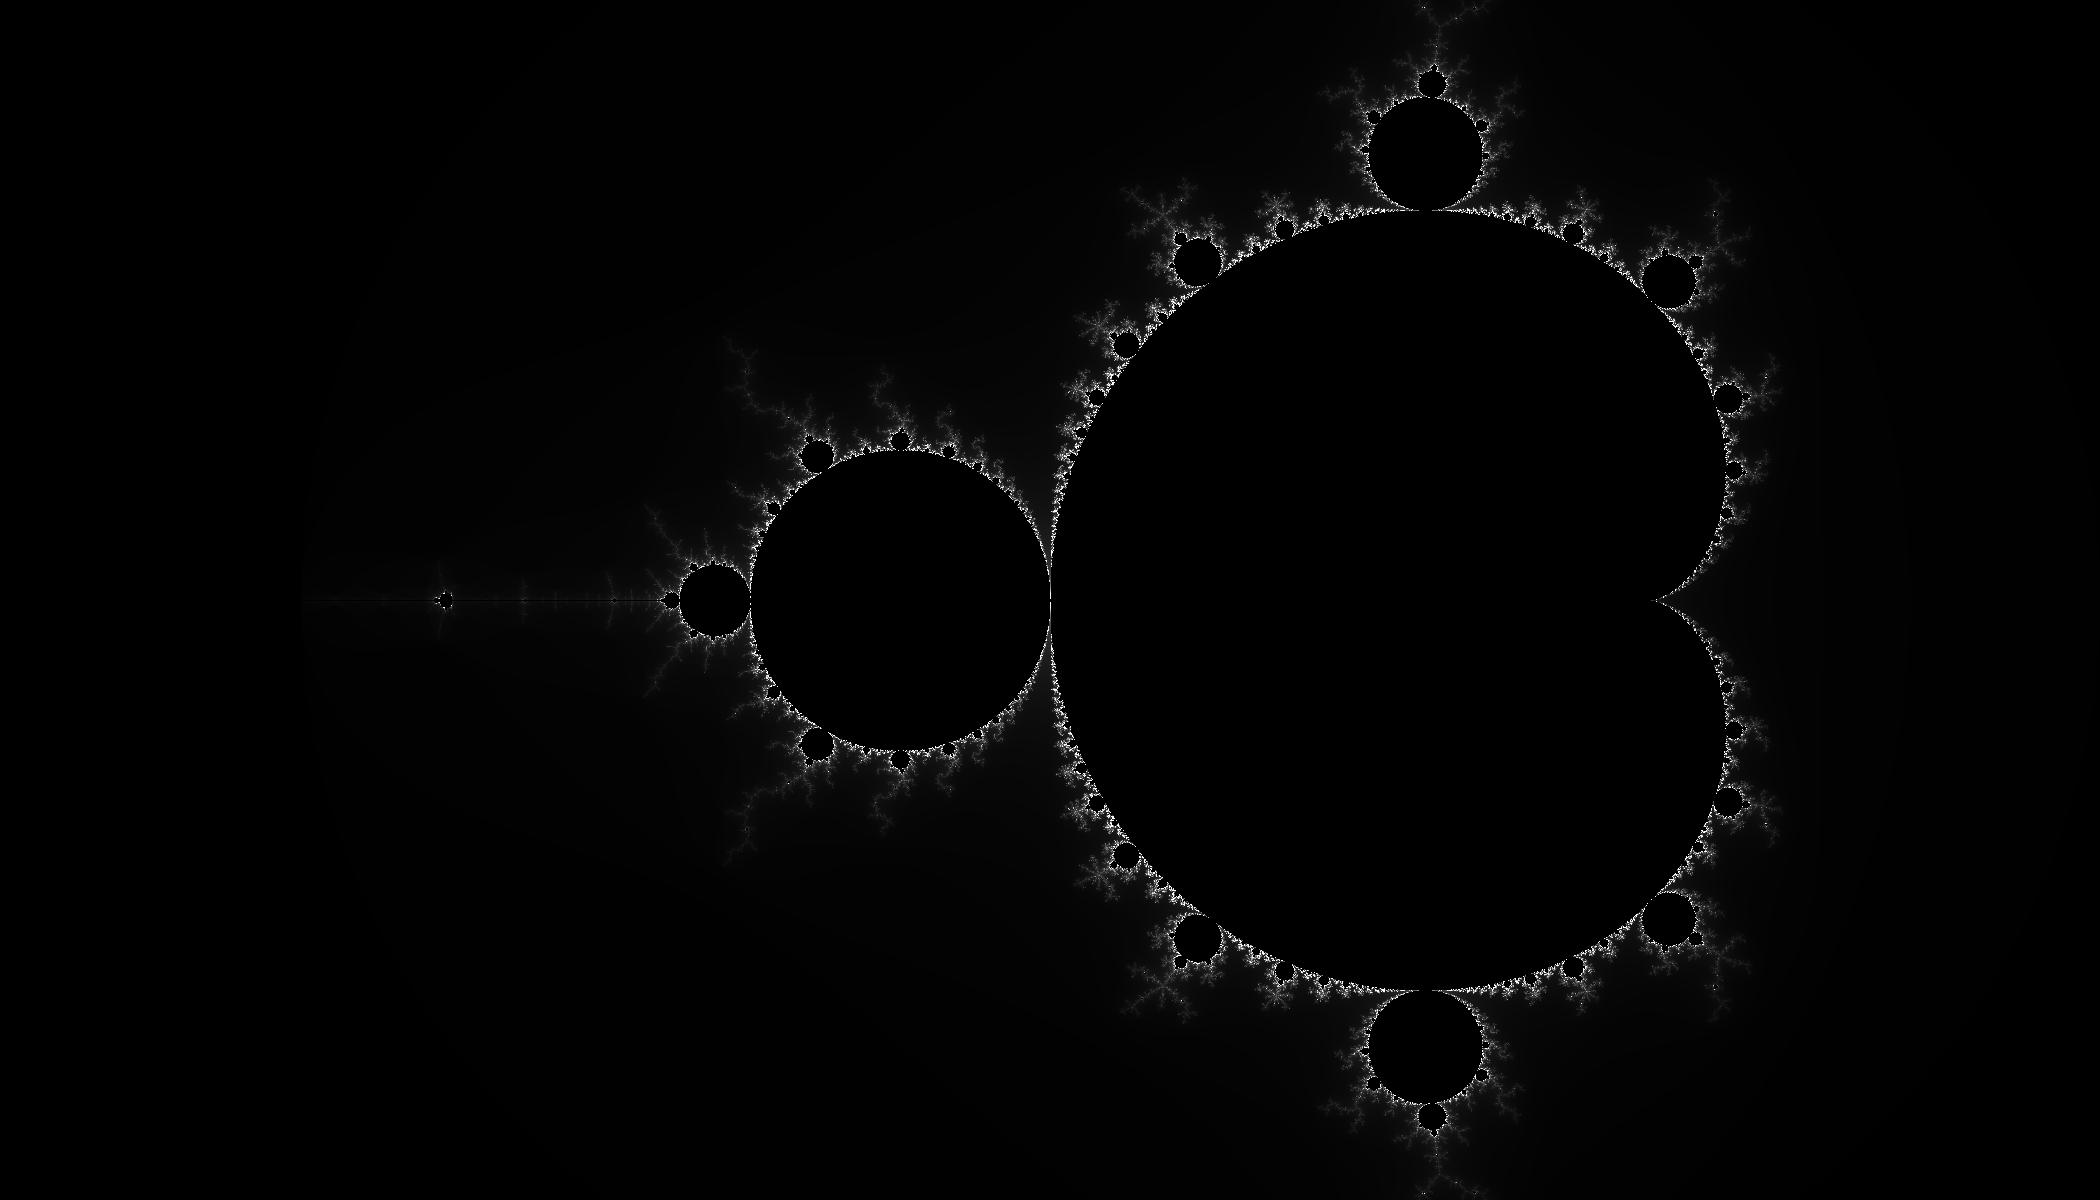

Here is the Python script that generated this plot:
"""The Mandelbrot set is is the set of complex numbers c for witch
the sequence z_0 = c, z_(n+1) = (z_n)**2 + c does not diverge. This
program will generate an image of the Mandelbrot set, deciding if
each pixel belongs or not testing if in the first 1000 iterations it
diverges.
"""
import Image

# Setting image size
width = 2100
height = 1200

# Setting the interval to be covered by the image
x_inf = -2.5
x_sup = 1.0
y_inf = -1.0
y_sup = 1.0

# Where should the image file be saved
path = "./mandelbrot.png"


def mandelbrot(x0, y0):
    """Testing if a point belongs to the set"""
    cont = 0
    x = x0
    y = y0

    while cont < 1000:
        x, y = x*x - y*y + x0, 2*x*y + y0
        if x*x + y*y > 4:
            break
        cont += 1

    return cont


def scale(interval, n, ini, fin):
    """Assign values to pixels in a scale"""
    return n*(fin - ini)/interval + ini

# Generating a blank file and getting access to each pixel
mandel = Image.new('RGB', (width, height), "white")
mapa = mandel.load()

# Colouring each pixel
for i in range(width):
    x0 = scale(width, i, x_inf, x_sup)

    for j in range(height):
        y0 = scale(height, j, y_inf, y_sup)
        result = mandelbrot(x0, y0)

        if result == 1000:
            # If after 1000 iterations it didn't escape, we will
            # believe it is in the Mandelbrot set and paint it black
            mapa[i, j] = (0, 0, 0)
        else:
            # Colouring the others depending on how long it took then
            # to escape
            mapa[i, j] = (result, result, result)

mandel.save(path)
